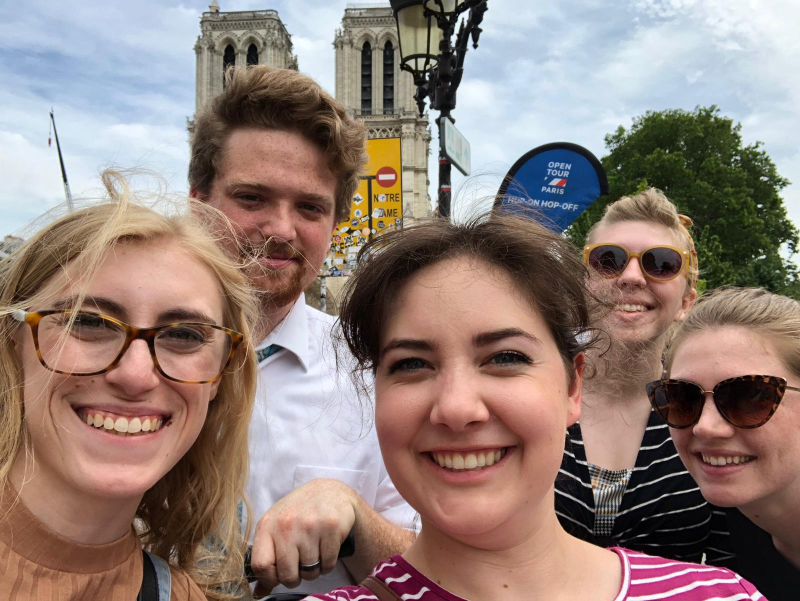
#> input picture Data/random-group-photo.jpg, 1600 x 1202 px, found by its file name (shown at 1/2 size)
$ python index.py
#> lines starting #> are read from the running program, lines starting #| are printed output that depends on the picture; after the words box and inside, x2 and y2 are one past the last pixel; in counts of white or black regions, pixels touching at a corner belong together
import cv2 as cv

det = cv.CascadeClassifier('Data/haarcascade_frontalface_default.xml')

img = cv.imread('Data/random-group-photo.jpg')
#> img is the input picture: shape (1202, 1600, 3); mean B, G, R 120.4, 127.5, 146.5

img = cv.resize(img,(700,500))
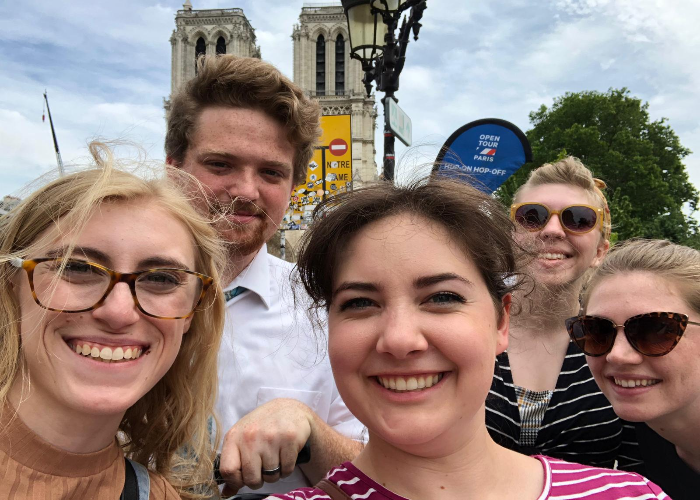
#> img: shape (500, 700, 3); mean B, G, R 120.3, 127.4, 146.4

cv.imshow("Simple Image ",img)

gray_img = cv.cvtColor(img,cv.COLOR_BGR2GRAY)
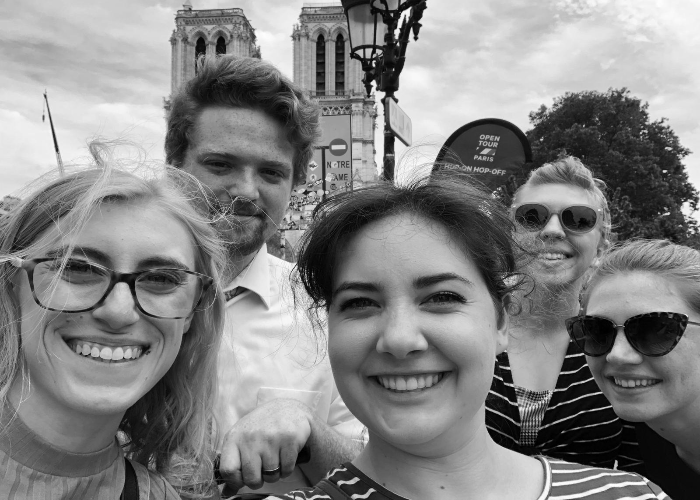
#> gray_img: shape (500, 700); min 0, max 254, mean 132.2

faces = det.detectMultiScale(gray_img,1.1,4)
#> faces = [[488, 168, 131, 131], [174, 112, 145, 145], [542, 274, 149, 149], [23, 200, 196, 196], [298, 219, 208, 208]]

for x,y,w,h in faces:
    cv.rectangle(img,(x,y),(x+w,y+h),(0,255,0),3)
#> this loop made 5 passes
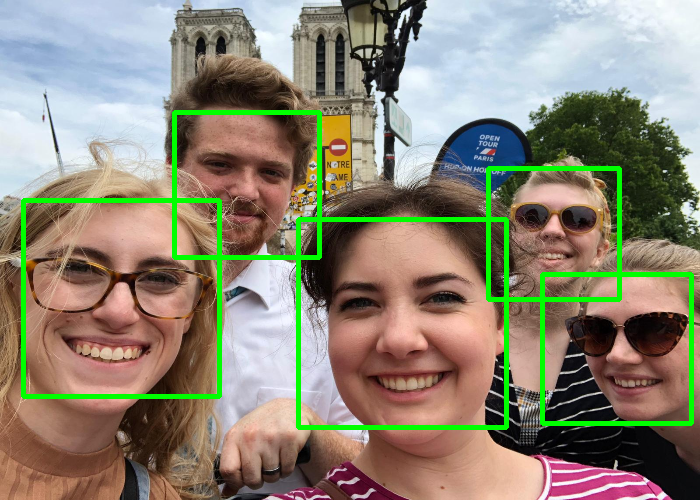
#> img: shape (500, 700, 3); 4.66% of pixels changed, all inside (x1, y1, x2, y2) = (21, 110, 694, 430)


cv.imshow("Detected Image",img)

cv.waitKey(0)
cv.destroyAllWindows()
